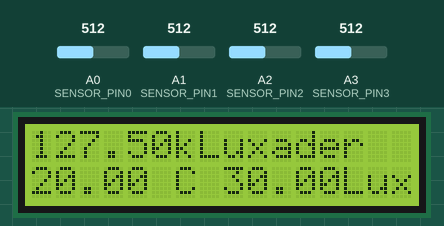
Recording of a sketch running on a simulated Arduino Uno, built with avr-gcc and run on an emulated ATmega328P. Parts: 16×2 character LCD. The test bench sets the inputs (shaded band); at power-on: A2 (SENSOR_PIN2) = 512, A0 (SENSOR_PIN0) = 512, A1 (SENSOR_PIN1) = 512, A3 (SENSOR_PIN3) = 512.

Above: at 1.2 s.
1.3 s: A2 (SENSOR_PIN2) set to 420
At 2.0 s:
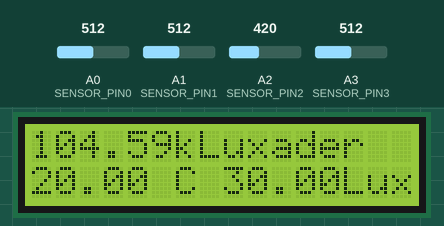
3.1 s: A2 (SENSOR_PIN2) set to 384
At 4.2 s:
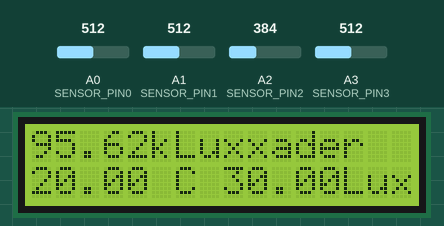
4.7 s: A2 (SENSOR_PIN2) set to 45
At 6.0 s:
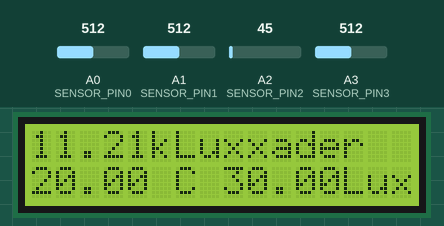
6.3 s: A2 (SENSOR_PIN2) set to 36
At 7.0 s:
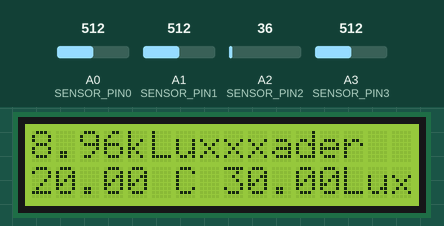
7.9 s: A0 (SENSOR_PIN0) set to 716
At 8.9 s:
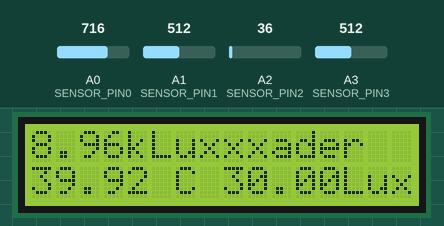
9.5 s: A1 (SENSOR_PIN1) set to 716
At 10.8 s:
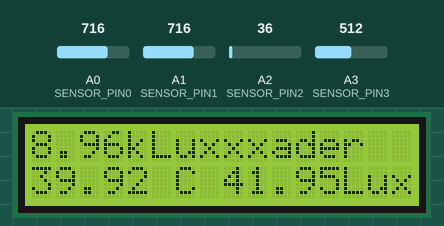
Timing chart, 0 to 12.1 s (numbered marks = the images above; inputs shaded):
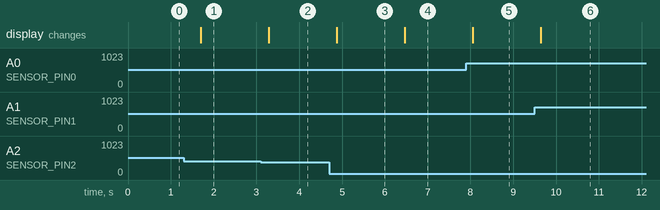

The sketch:

Display_1602_analogue_reader_26-10-15.ino
```cpp
//DFRobot.com
//Compatible with the Arduino IDE 1.0
//Library version:1.1
#include <Wire.h>
#include <LiquidCrystal_I2C.h>

LiquidCrystal_I2C lcd(0x27,16,2);  // set the LCD address to 0x27 for a 16 chars and 2 line display
int SENSOR_PIN0 = 0; // center pin of the potentiometer
int SENSOR_PIN1 = 1; // center pin of the potentiometer
int SENSOR_PIN2 = 2; // center pin of the potentiometer
int SENSOR_PIN3 = 3; // center pin of the potentiometer

void setup()
{
  lcd.init();                      // initialize the lcd

  // Print a message to the LCD.
  lcd.backlight();
  lcd.print("        Reader");


}

void loop()
{
  float sensorValue0 = analogRead(SENSOR_PIN0);
  float sensorValue1 = analogRead(SENSOR_PIN1);
  float sensorValue2 = analogRead(SENSOR_PIN2);
  float sensorValue3 = analogRead(SENSOR_PIN3);

  sensorValue0=(-30+100*sensorValue0/1024);
  sensorValue1=(60*sensorValue1/1024);
  sensorValue2=(255*sensorValue2/1024);
  sensorValue3=(5*sensorValue3/1024);

  lcd.setCursor(0, 1);

  lcd.print(sensorValue0);
  lcd.print(" C");
  lcd.print("  ");
  lcd.setCursor(8, 1);

  lcd.print(sensorValue1);
  lcd.print("Lux");
  lcd.print("  ");
  lcd.setCursor(0, 0);

  lcd.print(sensorValue2);
  lcd.print("kLux");

  delay (500);

}
```

Measured:
- the behaviour switches between 402 and 401 on A2 (SENSOR_PIN2) (found by bisection; images 1 and 2)
- the behaviour switches between 41 and 40 on A2 (SENSOR_PIN2) (found by bisection; images 3 and 4)
- after the input at 1.3 s, the display: changes after 0.40 s (image 1)
- after the input at 3.1 s, the display: changes after 0.19 s (image 2)
- after the input at 4.7 s, the display: changes after 0.18 s (image 3)
- after the input at 6.3 s, the display: changes after 0.17 s (image 4)
- after the input at 7.9 s, the display: changes after 0.16 s (image 5)
- after the input at 9.5 s, the display: changes after 0.14 s (image 6)
